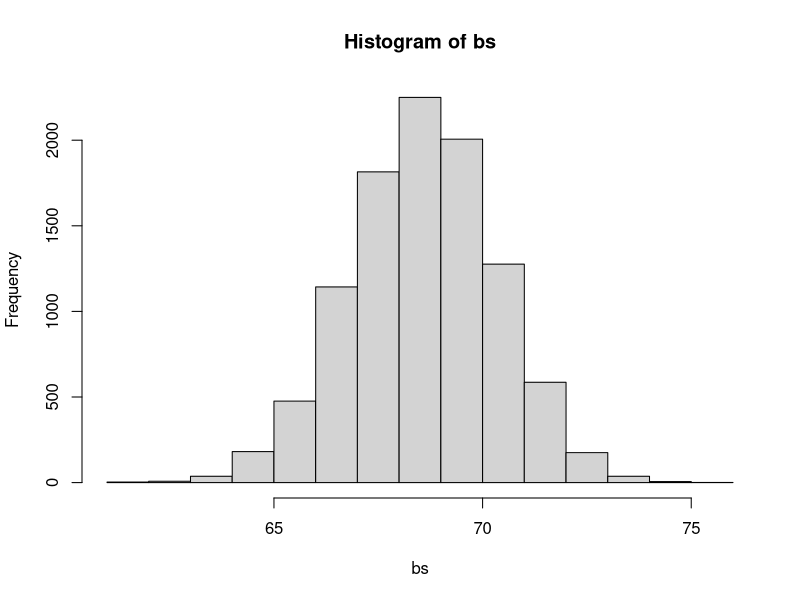

Write the R code that produced this figure.
## ---- chunk 1
knitr::opts_chunk$set(echo = TRUE)
## ---- chunk 2
covid=read.csv("covid.csv")
covid=na.omit(covid)


## ---- chunk 3
#What type of t.test is appropriate to test this hypothesis?
#one-sample, one-tailed


#Write the null and alternative hypothesis:
#Null: u<=60
#Alternative: u>60


#Calculate the mean age of the people who dont survive:
avg_death=mean(covid[covid$Survived=="No","Age"])


#Calculate the sem for people who dont survive:
sem=sd(covid[covid$Survived=="No","Age"])/sqrt(length(covid[covid$Survived=="No","Age"]))


#Calculate the t-statistic for the hypothesized mean age of 60:
t=(avg_death-60)/sem


#Calculate the p.value  and 95% confidence interval
pt(t,df=57,lower.tail = F)

t_crit=qt(p = 0.05,df=57,lower.tail = F)
avg_death-(t_crit*sem)


#Does the confidence interval contain the target value of 60 years and what does that tell us?
#No.It tells us that the result is significant


#Perform the test with the t.test function to confirm previous answers
t.test(covid[covid$Survived=="No","Age"],mu=60,alternative = "greater")


#Use bootstrapping with 10000 trials to find the previously calculated p.value and 95% C.I 
bs=as.numeric()
for (i in 1:10000){
  bs[i]=mean(sample(covid[covid$Survived=="No","Age"],58,replace = T))
  }

hist(bs)
sum(bs<60)/10000
(sort(bs))[500]




## ---- chunk 4

#Calculate the mean, variance and no of observations in the surviving and non-surviving groups
mean_dead=mean(covid[covid$Survived=="No","Age"])
mean_alive=mean(covid[covid$Survived=="Yes","Age"])

n_dead=length(covid[covid$Survived=="No","Age"])
n_alive=length(covid[covid$Survived=="Yes","Age"])

var_dead=var(covid[covid$Survived=="No","Age"])
var_alive=var(covid[covid$Survived=="Yes","Age"])

var.test(covid[covid$Survived=="No","Age"],covid[covid$Survived=="Yes","Age"])


#Which type of t.test should be used to test this hypothesis?
#Two sample test with Welch df as variance is not equal


#Calculate the standard error 
se_welch=sqrt((var_dead/n_dead)+(var_alive/n_alive))


#Calculate the t.statistic 
t=(mean_dead-mean_alive)/se_welch


#Calculate the p.value (Use 72.076 as degrees of freedom)
(1-pt(q=10.674,df=72.076))*2

pt(q=t,df=72.076,lower.tail = F)*2 #doesn't match with t.test results possibly due to rounding error

#Calculate the 95% confidence interval (Use 72.076 as degrees of freedom)
t_crit=qt(0.025,df=72.076)
(mean_dead-mean_alive)+(t_crit*se_welch)
(mean_dead-mean_alive)-(t_crit*se_welch)

#Confirm your answers using the t.test function
t.test(x=covid[covid$Survived=="No","Age"],y=covid[covid$Survived=="Yes","Age"],mu=0,alternative = "t",paired = F,var.equal = F)


## ---- chunk 5
tab=table(covid$Survived,covid$Gender)
chisq.test(tab)
fisher.test(tab)



## ---- chunk 6
binom.test(sum(covid$Gender=="male"),length(covid$Gender),p=0.5,alternative = "t")
